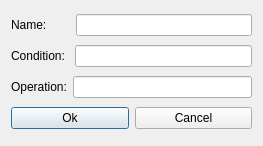
<?xml version="1.0" encoding="UTF-8"?>
<ui version="4.0">
 <class>TransitionProperties</class>
 <widget class="QDialog" name="TransitionProperties">
  <property name="geometry">
   <rect>
    <x>0</x>
    <y>0</y>
    <width>263</width>
    <height>146</height>
   </rect>
  </property>
  <property name="windowTitle">
   <string>Dialog</string>
  </property>
  <layout class="QHBoxLayout" name="horizontalLayout_5">
   <item>
    <layout class="QVBoxLayout" name="verticalLayout">
     <item>
      <layout class="QHBoxLayout" name="horizontalLayout">
       <item>
        <widget class="QLabel" name="label_3">
         <property name="text">
          <string>Name:       </string>
         </property>
        </widget>
       </item>
       <item>
        <widget class="QLineEdit" name="lineEdit_3"/>
       </item>
      </layout>
     </item>
     <item>
      <layout class="QHBoxLayout" name="horizontalLayout_2">
       <item>
        <widget class="QLabel" name="label">
         <property name="text">
          <string>Condition: </string>
         </property>
        </widget>
       </item>
       <item>
        <widget class="QLineEdit" name="lineEdit"/>
       </item>
      </layout>
     </item>
     <item>
      <layout class="QHBoxLayout" name="horizontalLayout_3">
       <item>
        <widget class="QLabel" name="label_2">
         <property name="text">
          <string>Operation:</string>
         </property>
        </widget>
       </item>
       <item>
        <widget class="QLineEdit" name="lineEdit_2"/>
       </item>
      </layout>
     </item>
     <item>
      <layout class="QHBoxLayout" name="horizontalLayout_4">
       <item>
        <widget class="QPushButton" name="pushButton">
         <property name="text">
          <string>Ok</string>
         </property>
        </widget>
       </item>
       <item>
        <widget class="QPushButton" name="pushButton_2">
         <property name="text">
          <string>Cancel</string>
         </property>
        </widget>
       </item>
      </layout>
     </item>
    </layout>
   </item>
  </layout>
 </widget>
 <resources/>
 <connections/>
</ui>
